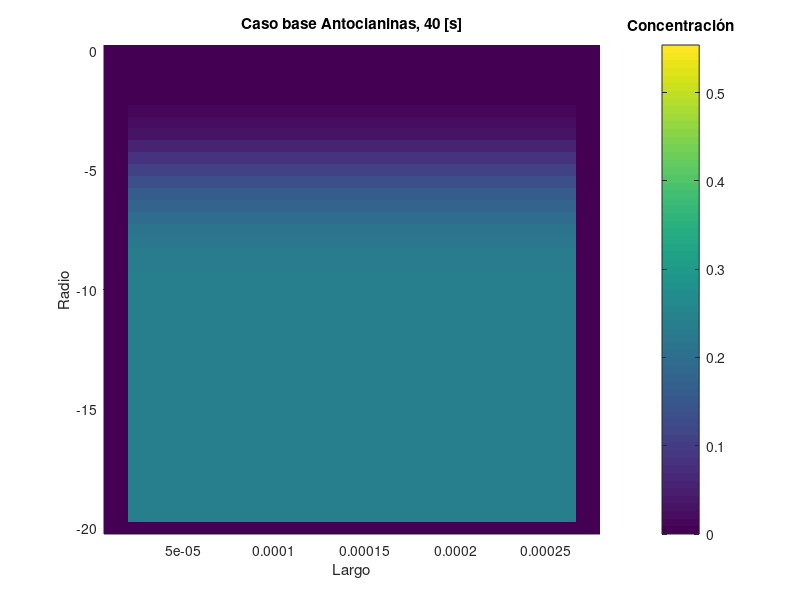

Reproduce this figure in MATLAB.
clear all
close all
clc

% Parámetros
Kc = 3.398e-4;
a  = 2.307e4;
K  = 0.151;
v  = 1.083;
r  = 1.3e-4;
V_pelota = 4/3*pi()*r^3;
A_pelota = 4*pi()*r^2;
Ca0 = 10.71;

% Vector Z
z_0 = 0;
dz  = 0.5;
z_f = 20;
Z   = [z_0:dz:z_f];

% Vector R
r_0 = 0;
dr = r/10;
r_f = 2*r;
R = [r_0+dr:dr:r_f+dr]; % Uso de un valor en r al incio y al final para ver paredes del tubo -> cambio de coordenadas

% Vector T
t_0 = 0;
dt  = 0.5;
t_f = 40;
T   = [t_0:dt:t_f];

% Inicio de matrices
%% Ca Solvente
Ca_S = zeros(length(Z), length(R), length(T));

%% Ca de un fruto
Ca_F = zeros(length(Z), length(R), length(T));

%% Ca superficie fruto
Ca_SF = zeros(length(Z), length(R), length(T));

% Flux entre superficie de fruto y solvente
Ja = zeros(length(Z), length(R), length(T));


Ca_SFtest = zeros(length(Z), length(R), length(T));



% Condición inicial
%% Concentracion en el solvente
Ca_S(1:end,2:end-1,1) = 0;

%% Concentracion en el fruto
Ca_F(1:end,2:end-1,1) = Ca0;

%% Concentracion en la superficie del fruto
Ca_SF(1:end,2:end-1,1) = Ca_F(1:end,2:end-1,1) * K;

%% Flux desde la superficie al solvente
Ja(1:end,1) = 0;


% Diferencia
%% Constantes
c1 = 1/(1 + v*dt/dz + Kc*a*dt);
c2 = 1/(dz/dt + v + Kc*a*dz);
c3 = Kc*a/(1/dt+v/dz+Kc*a);

%c4 = 1/(1 + v*dt/dz);
%c5 = 1/(dz/dt + v);


% Diferencias finitas
for k = 2:length(T)
    %% Cálculo de valores de concentracion en solvente en nuevo tiempo
    for i = 2:length(Z)-1
        Ja(i,2:end-1,k) = Kc * (Ca_SF(i,2:end-1,k-1) - Ca_S(i,2:end-1,k-1));
        Ca_F(i,2:end-1,k) = Ca_F(i,2:end-1,k-1) - Ja(i,2:end-1,k) * A_pelota/V_pelota * dt;
        Ca_SF(i,2:end-1,k) = K * Ca_F(i,2:end-1,k);

        Ca_S(i,2:end-1,k) = Ca_S(i,2:end-1,k-1)*c1 + Ca_S(i-1,2:end-1,k)*c2 + Ca_SF(i,2:end-1,k)*c3;
    end
    %Ca_S(end,2:end-1,k) = Ca_S(end,2:end-1,k-1)*c4 + Ca_S(end-1,2:end-1,k)*c5;

    %% Cálculo de nuevo valor de concentraciones en el fruto en nuevo tiempo

end

% Graficar
ZZ = -Z;

figure(1)
hold on
for k = 1:length(T)
    t_tiempo = int2str(T(k));
    imagesc(R,ZZ,Ca_S(:,:,k))
    xlabel("Largo")
    ylabel("Radio")
    h = colorbar();
    xlim("tight")
    ylim("tight")
    title(cstrcat("Caso base Antocianinas, ",t_tiempo, " [s]"))
    title(h,"Concentración")
    pause(0.25)
end
hold off
